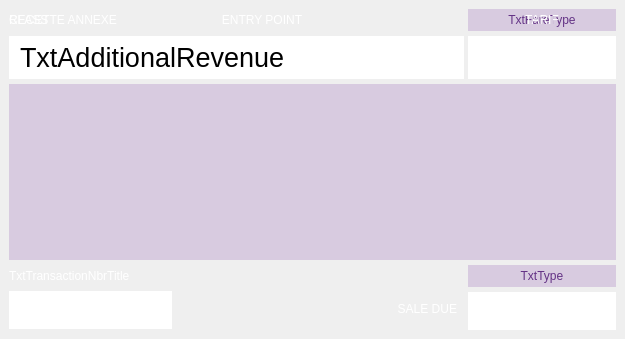
  <widget class="QFrame" name="CntPaymentGroup">
   <property name="geometry">
    <rect>
     <x>8</x>
     <y>159</y>
     <width>625</width>
     <height>339</height>
    </rect>
   </property>
   <property name="sizePolicy">
    <sizepolicy hsizetype="Fixed" vsizetype="Fixed">
     <horstretch>0</horstretch>
     <verstretch>0</verstretch>
    </sizepolicy>
   </property>
   <property name="minimumSize">
    <size>
     <width>622</width>
     <height>339</height>
    </size>
   </property>
   <property name="focusPolicy">
    <enum>Qt::NoFocus</enum>
   </property>
   <property name="styleSheet">
    <string>QFrame#CntPaymentGroup{
 background-color: rgb(99, 50, 133);
}

QLabel#TxtAdditionalRevenue, QLabel#TxtFare, QLabel#TxtTransactionNbr{
 background-color: rgb(255, 255, 255);
	font-size: 20pt;
}



QLabel#TxtSaleDue{
	background-color: rgb(255, 255, 255);
	font-size: 20pt;
}

</string>
   </property>
   <property name="frameShape">
    <enum>QFrame::NoFrame</enum>
   </property>
   <property name="frameShadow">
    <enum>QFrame::Sunken</enum>
   </property>
   <widget class="QLabel" name="TxtClassTitle">
    <property name="geometry">
     <rect>
      <x>9</x>
      <y>9</y>
      <width>100</width>
      <height>22</height>
     </rect>
    </property>
    <property name="focusPolicy">
     <enum>Qt::NoFocus</enum>
    </property>
    <property name="styleSheet">
     <string>color: rgb(255, 255, 255);</string>
    </property>
    <property name="text">
     <string>CLASS</string>
    </property>
   </widget>
   <widget class="QLabel" name="TxtEntryTitle">
    <property name="geometry">
     <rect>
      <x>60</x>
      <y>9</y>
      <width>404</width>
      <height>22</height>
     </rect>
    </property>
    <property name="focusPolicy">
     <enum>Qt::NoFocus</enum>
    </property>
    <property name="styleSheet">
     <string notr="true">color: rgb(255, 255, 255);
text-shadow: 3px 4px 5px rgba(72, 0, 173, 1);</string>
    </property>
    <property name="text">
     <string>ENTRY POINT</string>
    </property>
    <property name="alignment">
     <set>Qt::AlignCenter</set>
    </property>
   </widget>
   <widget class="QLabel" name="TxtFare">
    <property name="geometry">
     <rect>
      <x>468</x>
      <y>36</y>
      <width>148</width>
      <height>43</height>
     </rect>
    </property>
    <property name="focusPolicy">
     <enum>Qt::NoFocus</enum>
    </property>
    <property name="text">
     <string/>
    </property>
    <property name="alignment">
     <set>Qt::AlignRight|Qt::AlignTrailing|Qt::AlignVCenter</set>
    </property>
    <property name="indent">
     <number>7</number>
    </property>
   </widget>
   <widget class="QLabel" name="TxtFareType">
    <property name="geometry">
     <rect>
      <x>468</x>
      <y>9</y>
      <width>148</width>
      <height>22</height>
     </rect>
    </property>
    <property name="minimumSize">
     <size>
      <width>148</width>
      <height>21</height>
     </size>
    </property>
    <property name="focusPolicy">
     <enum>Qt::NoFocus</enum>
    </property>
    <property name="styleSheet">
     <string>color: rgb(99, 50, 133);
background-color: rgb(216, 203, 224);</string>
    </property>
    <property name="text">
     <string>TxtFareType</string>
    </property>
    <property name="alignment">
     <set>Qt::AlignCenter</set>
    </property>
   </widget>
   <widget class="QFrame" name="btnClass">
    <property name="geometry">
     <rect>
      <x>9</x>
      <y>35</y>
      <width>49</width>
      <height>45</height>
     </rect>
    </property>
    <property name="styleSheet">
     <string>QPushButton
{
	font-size: 20pt;
	border:none;
	background-image:url(./images/transaction/button-transaction-class.png);
	color: #000;
}

QPushButton:disabled
{
	background-image:url(./images/transaction/button-transaction-class-disabled.png);
}

QPushButton:pressed
{
	background-image:url(./images/transaction/button-transaction-class-pressed.png);
}
</string>
    </property>
    <property name="frameShadow">
     <enum>QFrame::Raised</enum>
    </property>
    <property name="lineWidth">
     <number>1</number>
    </property>
    <property name="midLineWidth">
     <number>0</number>
    </property>
   </widget>
   <widget class="QFrame" name="btnEntryPoint">
    <property name="geometry">
     <rect>
      <x>60</x>
      <y>35</y>
      <width>404</width>
      <height>45</height>
     </rect>
    </property>
    <property name="styleSheet">
     <string>QPushButton
{
	font-size: 18pt;
	border:none;
	background-image:url(./images/transaction/button-transaction-entry.png);
	color: #000;
}
QPushButton:disabled
{
	background-image:url(./images/transaction/button-transaction-entry-disabled.png);
}

QPushButton:pressed
{
	background-image:url(./images/transaction/button-transaction-entry-pressed.png);
}
</string>
    </property>
    <property name="frameShadow">
     <enum>QFrame::Raised</enum>
    </property>
    <property name="lineWidth">
     <number>1</number>
    </property>
    <property name="midLineWidth">
     <number>0</number>
    </property>
   </widget>
   <widget class="QLabel" name="TxtTransactionNbrTitle">
    <property name="geometry">
     <rect>
      <x>9</x>
      <y>265</y>
      <width>163</width>
      <height>22</height>
     </rect>
    </property>
    <property name="focusPolicy">
     <enum>Qt::NoFocus</enum>
    </property>
    <property name="styleSheet">
     <string>color: rgb(255, 255, 255);</string>
    </property>
    <property name="text">
     <string>TxtTransactionNbrTitle</string>
    </property>
   </widget>
   <widget class="QLabel" name="TxtType">
    <property name="geometry">
     <rect>
      <x>468</x>
      <y>265</y>
      <width>148</width>
      <height>22</height>
     </rect>
    </property>
    <property name="minimumSize">
     <size>
      <width>148</width>
      <height>16</height>
     </size>
    </property>
    <property name="focusPolicy">
     <enum>Qt::NoFocus</enum>
    </property>
    <property name="styleSheet">
     <string>color: rgb(99, 50, 133);
background-color: rgb(216, 203, 224);</string>
    </property>
    <property name="text">
     <string>TxtType</string>
    </property>
    <property name="alignment">
     <set>Qt::AlignCenter</set>
    </property>
   </widget>
   <widget class="QLabel" name="TxtSaleDueTitle">
    <property name="geometry">
     <rect>
      <x>255</x>
      <y>294</y>
      <width>202</width>
      <height>29</height>
     </rect>
    </property>
    <property name="focusPolicy">
     <enum>Qt::NoFocus</enum>
    </property>
    <property name="styleSheet">
     <string>color: rgb(255, 255, 255);</string>
    </property>
    <property name="text">
     <string>SALE DUE</string>
    </property>
    <property name="alignment">
     <set>Qt::AlignRight|Qt::AlignTrailing|Qt::AlignVCenter</set>
    </property>
   </widget>
   <widget class="QLabel" name="TxtTransactionNbr">
    <property name="geometry">
     <rect>
      <x>9</x>
      <y>291</y>
      <width>163</width>
      <height>38</height>
     </rect>
    </property>
    <property name="focusPolicy">
     <enum>Qt::NoFocus</enum>
    </property>
    <property name="text">
     <string/>
    </property>
    <property name="alignment">
     <set>Qt::AlignCenter</set>
    </property>
   </widget>
   <widget class="QFrame" name="CntFileView1">
    <property name="geometry">
     <rect>
      <x>9</x>
      <y>84</y>
      <width>607</width>
      <height>176</height>
     </rect>
    </property>
    <property name="styleSheet">
     <string>QFrame#CntFileView1{
    color: rgb(99, 50, 133);
	background-color: rgb(216, 203, 224);
}

QFrame 
{
color: #000;
background-color: rgb(233, 231, 227);
}

QTableView
{
font-weight: normal;
selection-background-color: #d8cbe0;
alternate-background-color:#d8cbe0;
gridline-color: #633285;
outline: none;
border: none;
}

QTableView::item{
outline: none;
}

QTableView::item:focus{
background-color:#d8cbe0;
}


QHeaderView::section
{ 
background-color: qlineargradient(spread:reflect, x1:0, y1:0, x2:0, y2:1, stop:0 #fefefe, stop:1 #b2b2b2);
color: #633285;
padding-left: 4px;
border: none;
border-right: 1px solid #633285;
border-bottom: 1px solid #633285;
font-weight: bold;
}

</string>
    </property>
    <property name="frameShape">
     <enum>QFrame::Box</enum>
    </property>
    <property name="frameShadow">
     <enum>QFrame::Plain</enum>
    </property>
    <property name="lineWidth">
     <number>0</number>
    </property>
   </widget>
   <widget class="QLabel" name="TxtAdditionalRevenueTitle">
    <property name="geometry">
     <rect>
      <x>9</x>
      <y>9</y>
      <width>232</width>
      <height>22</height>
     </rect>
    </property>
    <property name="focusPolicy">
     <enum>Qt::NoFocus</enum>
    </property>
    <property name="styleSheet">
     <string>color: rgb(255, 255, 255);</string>
    </property>
    <property name="text">
     <string>RECETTE ANNEXE</string>
    </property>
   </widget>
   <widget class="QLabel" name="TxtFareTitle">
    <property name="geometry">
     <rect>
      <x>468</x>
      <y>9</y>
      <width>148</width>
      <height>22</height>
     </rect>
    </property>
    <property name="focusPolicy">
     <enum>Qt::NoFocus</enum>
    </property>
    <property name="styleSheet">
     <string>color: rgb(255, 255, 255);</string>
    </property>
    <property name="text">
     <string>TARIF</string>
    </property>
    <property name="alignment">
     <set>Qt::AlignCenter</set>
    </property>
   </widget>
   <widget class="QLabel" name="TxtSaleDue">
    <property name="geometry">
     <rect>
      <x>468</x>
      <y>292</y>
      <width>148</width>
      <height>38</height>
     </rect>
    </property>
    <property name="focusPolicy">
     <enum>Qt::NoFocus</enum>
    </property>
    <property name="text">
     <string/>
    </property>
    <property name="alignment">
     <set>Qt::AlignRight|Qt::AlignTrailing|Qt::AlignVCenter</set>
    </property>
    <property name="indent">
     <number>7</number>
    </property>
   </widget>
   <widget class="QLabel" name="TxtAdditionalRevenue">
    <property name="geometry">
     <rect>
      <x>9</x>
      <y>36</y>
      <width>455</width>
      <height>43</height>
     </rect>
    </property>
    <property name="focusPolicy">
     <enum>Qt::NoFocus</enum>
    </property>
    <property name="text">
     <string>TxtAdditionalRevenue</string>
    </property>
    <property name="alignment">
     <set>Qt::AlignLeading|Qt::AlignLeft|Qt::AlignVCenter</set>
    </property>
    <property name="indent">
     <number>11</number>
    </property>
   </widget>
  </widget>
